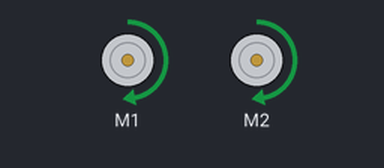
This sketch was run on a simulated Arduino Uno, built with avr-gcc and run on an emulated ATmega328P. Shown: 2 × DC motor (green arrow = forward, orange = backward, longer = faster).

Above: at 0.1 s.
Timing chart, 0 to 1.6 s (numbered marks = the images above):
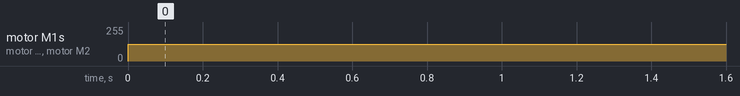

The sketch:

robotSimple.ino
```cpp
// Robot que avanza a media velocidad

#include <DualMC33926MotorShield.h>

DualMC33926MotorShield robot;

void setup()
{
  robot.init();
}

void loop()
{
 robot.setSpeeds(200,200);
 //Esta funcion admite valores entre -400 y 400
 //pero se debe limitar en funcion de la batria
 // y del tipo de motor
}
```

Measured:
- by itself, motor M1, motor M2: stopped → forward 127/255 at 0.00 s
